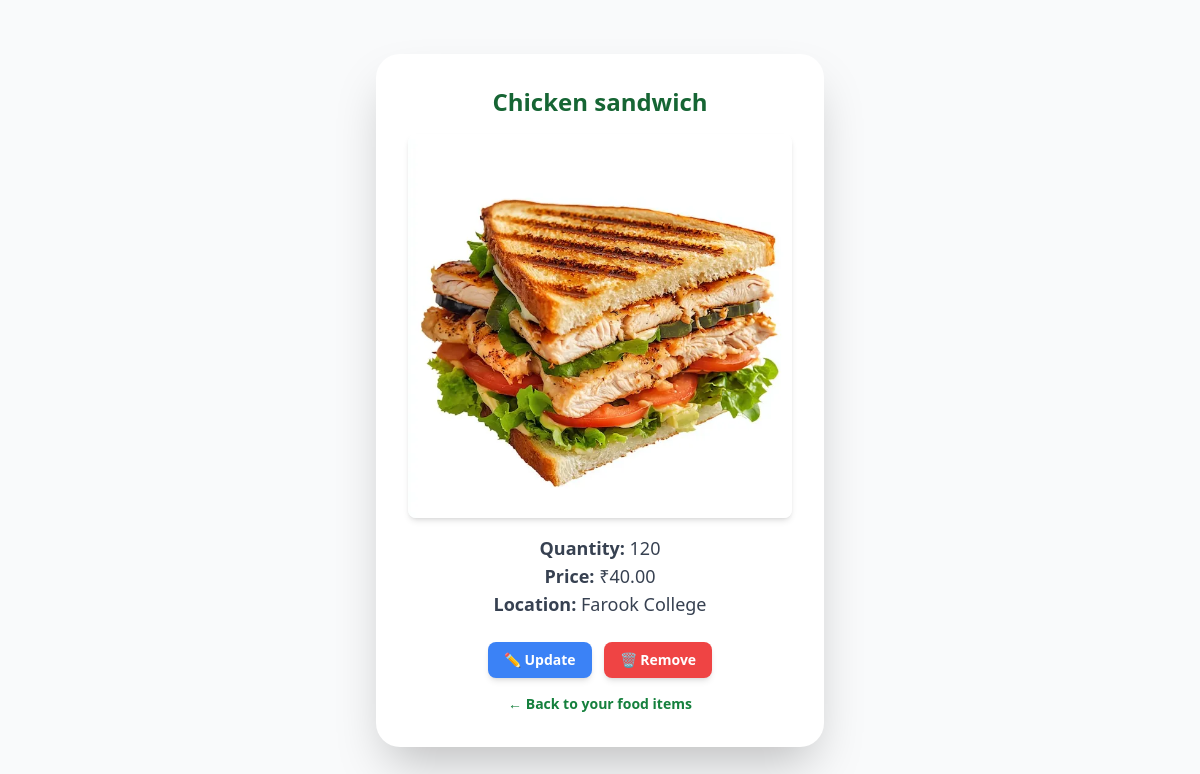
The app's page /food/26/ (signed in), older data.
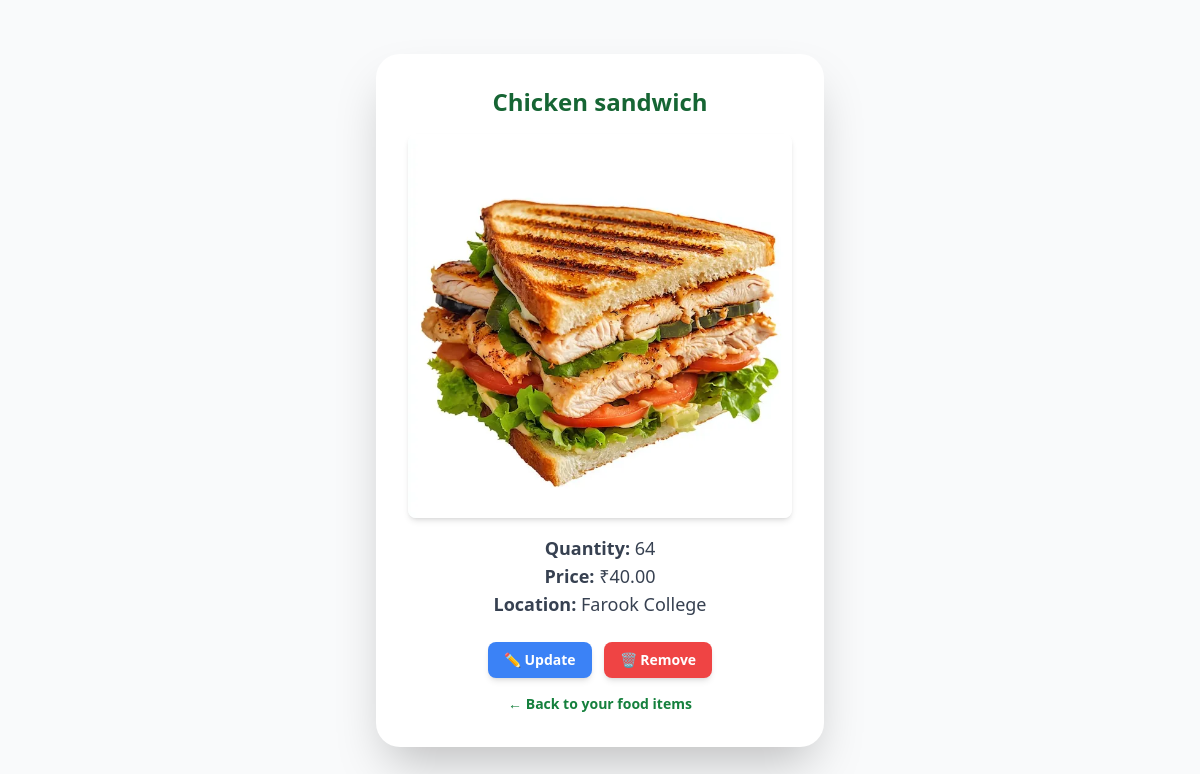
The same page, newer data.
### food/models.py (models this page shows, shortened)
class FoodItem(models.Model):
    seller = models.ForeignKey(settings.AUTH_USER_MODEL, on_delete=models.CASCADE)
    Item_name = models.CharField(max_length=255)
    quantity = models.IntegerField()
    price = models.DecimalField(max_digits=6, decimal_places=2)
    location = models.CharField(max_length=250)
    photo = models.ImageField(upload_to='uploads/', blank=True, null=True)
    created_at = models.DateTimeField(auto_now_add=True)

### food/views.py (the view)
# urls.py: path('<int:food_id>/', food_detail, name='food_detail'),
@login_required
@user_passes_test(is_seller, login_url='users:login', redirect_field_name=None)
def food_detail(request, food_id):
    food_item = get_object_or_404(FoodItem, id=food_id, seller=request.user)
    return render(request, 'food/food_detail.html', {'food_item': food_item})

### food/views.py (called while the page is built)
def is_seller(user):
    return user.is_authenticated and user.role == 'seller'

### food/templates/food/food_detail.html
{% extends 'base.html' %}
{% load static %}
{% block content %}
<div class="flex justify-center items-center min-h-screen bg-gray-50">
    <div class="bg-white p-6 md:p-8 rounded-3xl shadow-2xl w-full max-w-md text-center">
        <h2 class="text-2xl font-bold text-green-800 mb-4">{{ food_item.Item_name }}</h2>
        {% if food_item.photo %}
            <img src="{{ food_item.photo.url }}"
                 alt="{{ food_item.Item_name }}"
                 class="w-full h-1/4 object-cover rounded-lg shadow-md mb-4">
        {% else %}
            <p class="text-gray-500 italic mb-4">No image available.</p>
        {% endif %}
        <p class="text-lg text-gray-700"><strong>Quantity:</strong> {{ food_item.quantity }}</p>
        <p class="text-lg text-gray-700"><strong>Price:</strong> ₹{{ food_item.price }}</p>
        <p class="text-lg text-gray-700"><strong>Location:</strong> {{ food_item.location }}</p>
        <div class="mt-6 flex justify-center gap-3">
            <a href="{% url 'food:update_food' food_item.id %}"
               class="px-4 py-2 bg-blue-500 text-white text-sm font-semibold rounded-lg shadow-md hover:bg-blue-600 transition">
               ✏️ Update
            </a>
            <a href="{% url 'food:delete_food' food_item.id %}"
               onclick="return confirm('Are you sure you want to remove this item?');"
               class="px-4 py-2 bg-red-500 text-white text-sm font-semibold rounded-lg shadow-md hover:bg-red-600 transition">
               🗑️ Remove
            </a>
        </div>
        <a href="{% url 'food:food_list' %}"
           class="mt-4 inline-block text-green-700 font-semibold text-sm hover:text-green-900 transition">
           ← Back to your food items
        </a>
    </div>
</div>
{% endblock %}

Row changes from the older to the newer data that the page shows:
changed FoodItem "Chicken sandwich": quantity "120" → "64"
